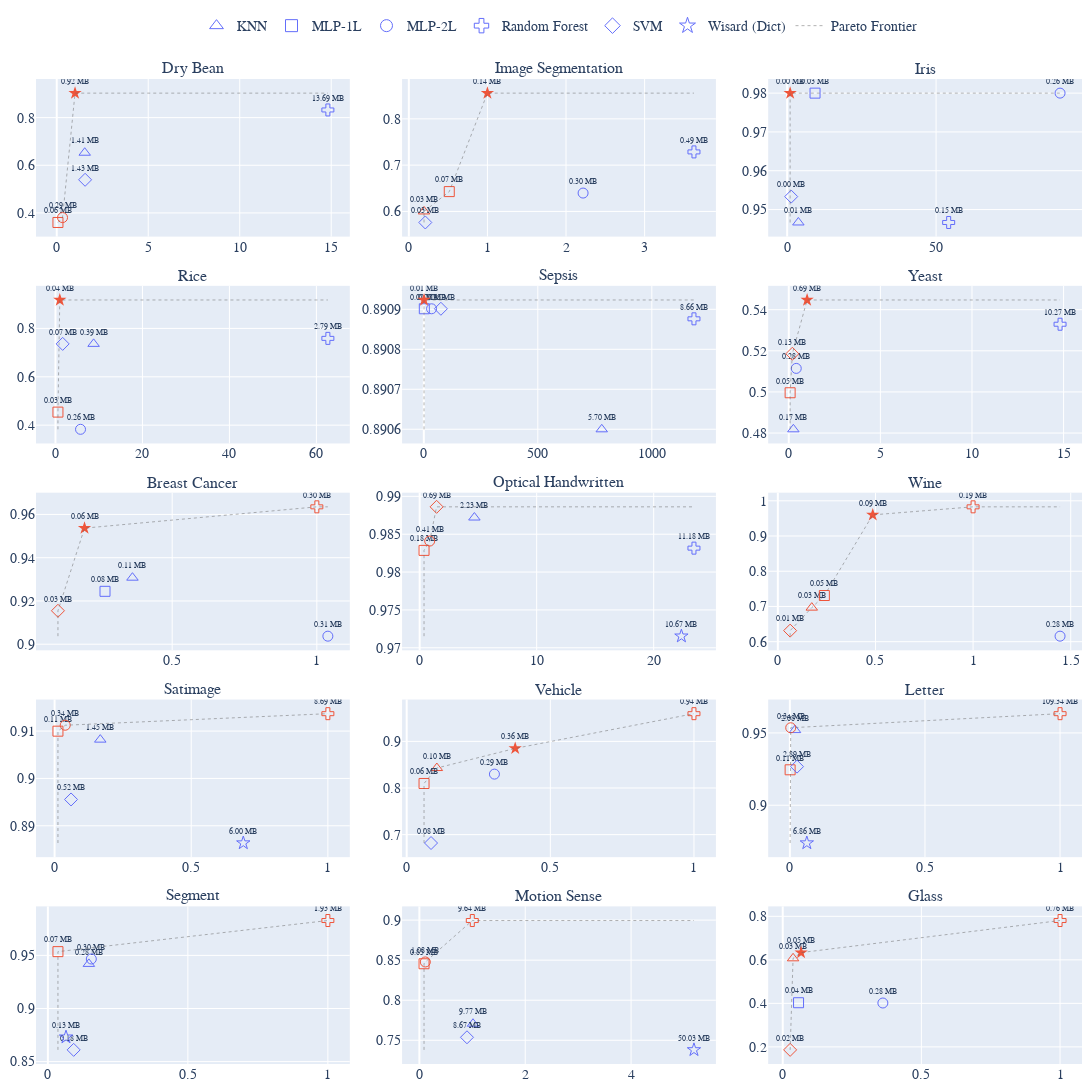

Notebook cell for this chart:
### Code cell
from plotly.subplots import make_subplots
import plotly.graph_objects as go
from math import cos, sin, radians

# Assuming 'data' is our DataFrame
data = df.copy()

# dfs = []
# for dset in order_of_datasets:
#     x = data[data["dataset"] == dset].copy()
#     dfs.append(x)
# data = pd.concat(dfs).reset_index(drop=True)

# Define marker symbols for each model
marker_symbols = {
    "KNN": "triangle-up-open",
    "MLP-1L": "square-open",
    "MLP-2L": "circle-open",
    "RF": "cross-open",
    "SVM": "diamond-open",
    "Wisard": "star-open",
}

# Define model names for legend
model_names = {
    "KNN": "KNN",
    "MLP-1L": "MLP-1L",
    "MLP-2L": "MLP-2L",
    "RF": "Random Forest",
    "SVM": "SVM",
    "Wisard": "Wisard (Dict)",
}

pareto_colors = {
    True: px.colors.qualitative.Plotly[1],
    False: px.colors.qualitative.Plotly[0],
}

rows = 5
cols = 3
datasets = order_of_datasets
if "Mean" in datasets:
    datasets.remove("Mean")


fig = make_subplots(
    rows=rows,
    cols=cols,
    subplot_titles=datasets,
    shared_xaxes=False,
    shared_yaxes=False,
    vertical_spacing=0.05,
    horizontal_spacing=0.05,
)

positions = [
    ("top", "left"),
    ("top", "right"),
    ("top", "left"),
    ("top", "right"),
    ("top", "left"),
    ("top", "right"),
]

for i, dset in enumerate(datasets):
    row = i // cols + 1
    col = i % cols + 1

    dset_df = data[data["dataset"] == dset]

    prev_positions = []

    for j, (model, model_df) in enumerate(dset_df.groupby("model")):
        pareto = model_df["pareto"].iloc[0]
        color = pareto_colors[pareto]
        symbol = marker_symbols[model]
        size = (model_df["model_size"] / 1024 ** 2).iloc[0]
        size = f"{size:.2f} MB"
        

        if model == "Wisard" and pareto:
            symbol = "star"

        fig.add_trace(
            go.Scatter(
                x=model_df["model_size_relative"],
                y=model_df["metric"],
                mode="markers+text",
                marker=dict(symbol=symbol, size=10, color=color),
                showlegend=False,
                name=model_names[model],
                text=size,
                textfont=dict(family="Times New Roman", size=8),
                textposition="top center",
            ),
            row=row,
            col=col,
        )

        
    pareto_points = dset_df[dset_df["pareto"] == True].copy()
    pareto_points.sort_values(by="model_size_relative", inplace=True)
    # pareto_points = pareto_points.reset_index(drop=True)
    x = pareto_points["model_size_relative"].to_list()
    y = pareto_points["metric"].to_list()

    x.insert(0, min(dset_df["model_size_relative"]))
    y.insert(0, min(dset_df["metric"]))

    x.append(max(dset_df["model_size_relative"]))
    y.append(max(dset_df["metric"]))


    fig.add_trace(
        go.Scatter(
            x=x,
            y=y,
            mode="lines",
            line=dict(
                color=px.colors.qualitative.Prism_r[0], width=0.5, dash="dot"
            ),
            showlegend=False,
        ),
        row=row,
        col=col,
    )

    # Add secondary x-axis
    # fig.update_xaxes(secondary_x=True, row=row, col=col, title_text="Model Size", tickvals=dset_df["model_size_relative"], ticktext=dset_df["model_size"])
    

# Manually map symbols to names in the legend
legend_labels = {
    symbol: model_names[model] for model, symbol in marker_symbols.items()
}

# Create a custom legend
custom_legend = []
for symbol, model_name in legend_labels.items():
    custom_legend.append(
        go.Scatter(
            x=[None],
            y=[None],
            mode="markers",
            marker=dict(
                symbol=symbol, size=12, color=px.colors.qualitative.Plotly[0]
            ),
            name=model_name,
        )
    )

custom_legend.append(
    go.Scatter(
        x=[None],
        y=[None],
        mode="lines",
        line=dict(
            color=px.colors.qualitative.Prism_r[0], width=0.5, dash="dot"
        ),
        name="Pareto Frontier",
    )
)

for trace in custom_legend:
    fig.add_trace(trace)

fig.update_layout(
    height=1400,
    width=1200,
    margin=dict(l=10, r=10, t=10, b=10),
    font=dict(family="Times New Roman", size=14),
    legend=dict(
        title="",  # Set title to empty string to remove the legend title
        orientation="h",
        yanchor="top",
        y=1.07,
        xanchor="center",
        x=0.5,
        traceorder="normal",  # Set trace order to normal to arrange legend entries horizontally
    ),
)

write_figure("model_metric_size.pdf", fig)

fig.show()
